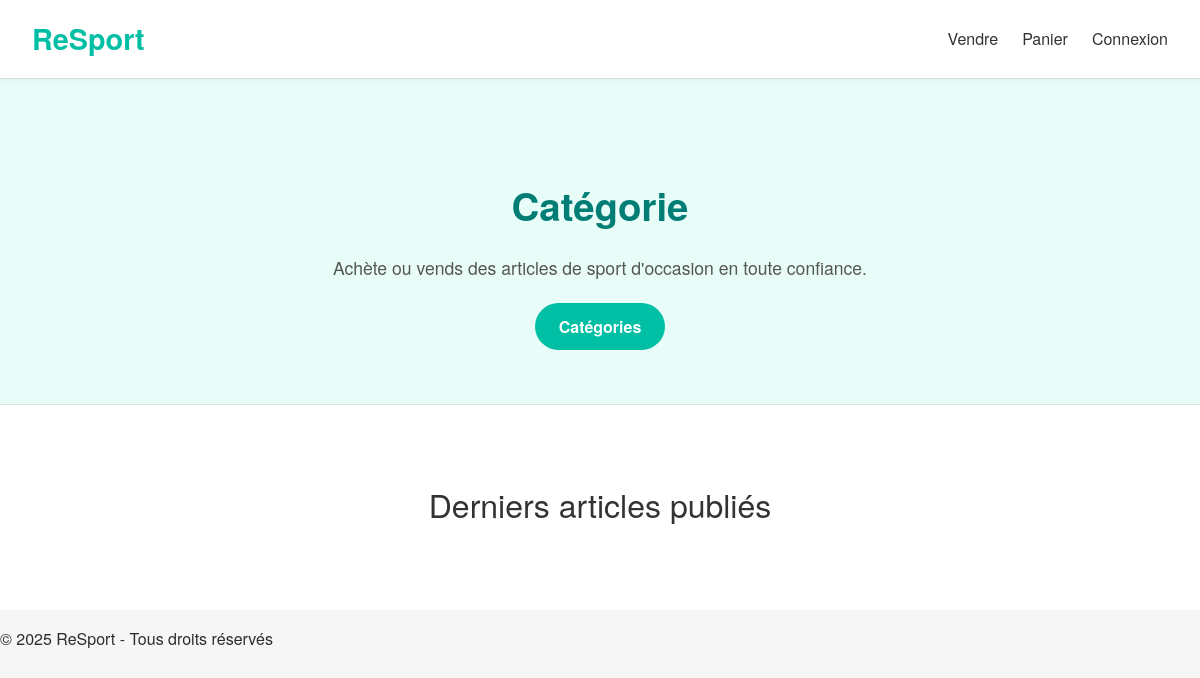
Before: / with the older database file.
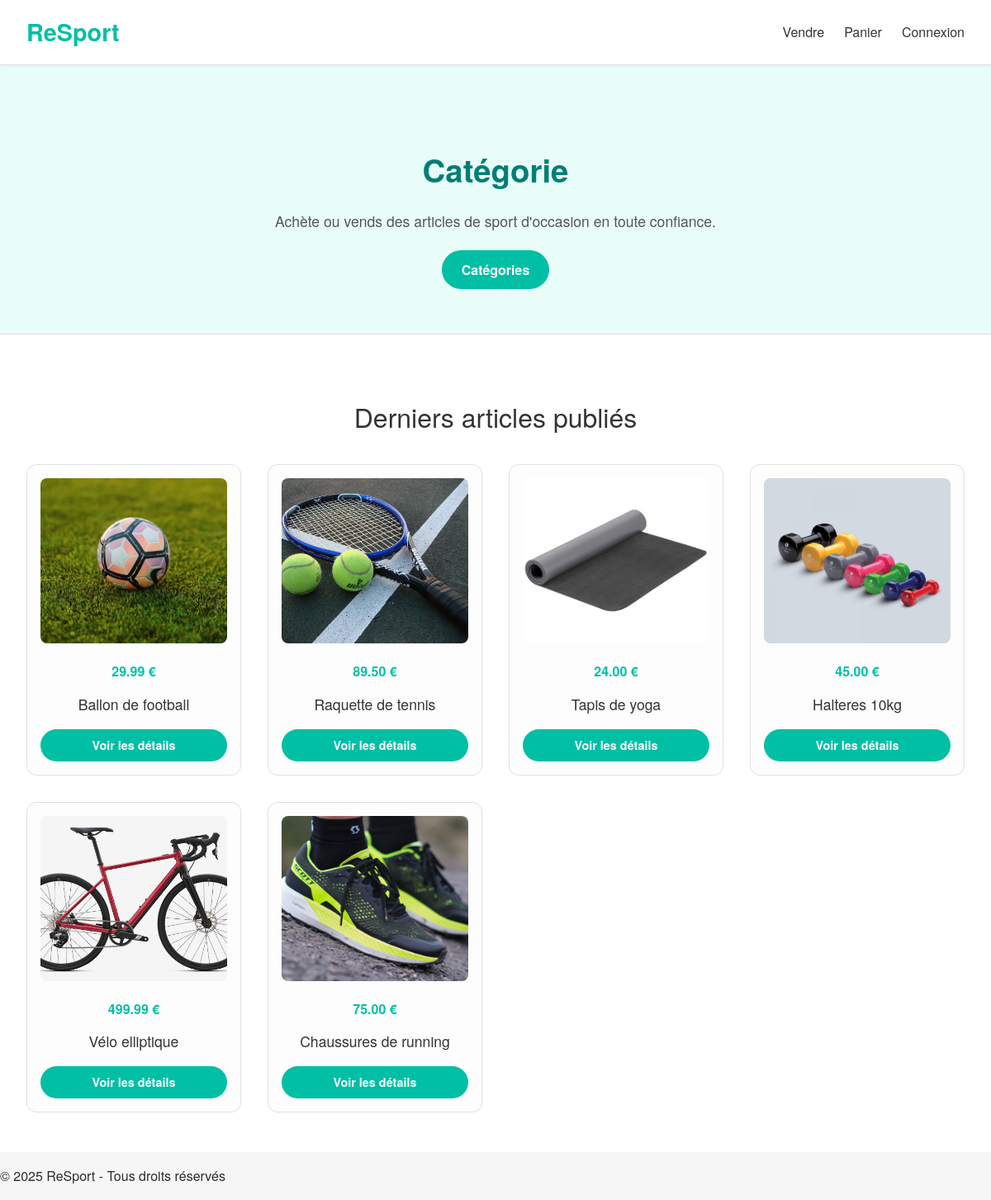
After: the same page with the newer database file.
### tables this page shows
CREATE TABLE Article (
    id INT AUTO_INCREMENT PRIMARY KEY,
    name VARCHAR(100) NOT NULL,
    description TEXT,
    price DECIMAL(10, 2) NOT NULL,
    publish_date DATETIME DEFAULT CURRENT_TIMESTAMP,
    author_id INT,
    image_link VARCHAR(255),
    FOREIGN KEY (author_id) REFERENCES User(id) ON DELETE SET NULL
);

### includes/articleDB.php (called while the page is built, shortened)
<?php
    function GetArticles() {
        $mysqlClient = getPDOConnection();
        $stmtWithAuthors = $mysqlClient->prepare(
        'SELECT a.*, u.username AS author_name
         FROM Article a
         JOIN user u ON a.author_id = u.id
         ORDER BY a.publish_date DESC'
        );
        $stmtWithAuthors->execute();
        $articlesWithAuthors = $stmtWithAuthors->fetchAll(PDO::FETCH_ASSOC);
        return $articlesWithAuthors;
    }
?>

### index.php (the view, shortened to what this page needs)
<?php
    require_once './includes/articleDB.php';
?>
<!DOCTYPE html>
<html lang="fr">
<head>
    <link rel="stylesheet" href="css/accueil.css">
    <link rel="stylesheet" href="css/header.css">
</head>
<body>
    <?php include 'templates/headerIndex.php'; ?>
    <section class="hero">
        <h2>Catégorie</h2>
        <p>Achète ou vends des articles de sport d'occasion en toute confiance.</p>
        <a href="#" class="cta-button">Catégories</a>
    </section>
    <section class="featured-products">
        <h2>Derniers articles publiés</h2>
        <div class="products-grid">
            <?php
                $articles = GetArticles();
                foreach ($articles as $article) {
                    echo '<div class="product-card">';
                    echo '<img src="images/' . $article['image_link'] . '" alt="' . $article['name'] . '">';
                    echo '<p>' . $article['price'] . ' €</p>';
                    echo '<h3>' . $article['name'] . '</h3>';
                    echo '<a href="./pages/detailsPage.php?id=' . $article['id'] . '" class="cta-button">Voir les détails</a>';
                    echo '</div>';
                }
            ?>
        </div>
    </section>
    <?php include 'templates/footer.php'; ?>
</body>
</html>

### templates/headerIndex.php (shortened to what this page needs)
<?php
    $userId = null;
    $userRole = null;
?>
<header>
    <div class="logo">
        <h1>ReSport</h1>
    </div>
    <nav>
        <ul>
           <li><a href="./pages/sellPage.php">Vendre</a></li>
            <li><a href="./pages/cartPage.php">Panier</a></li>
            <?php if (isset($_SESSION['name']) && $_SESSION['name'] != '') { ?>
            <li><a href="./pages/accountPage.php?id=<?= $userId ?>">Mon compte</a></li>
                <?php if ($userRole === 'admin') { ?>
                    <li><a href="./pages/adminPage.php" class="admin-button">Admin</a></li>
                <?php } ?>
                <li>
                    <form action="./index.php" method="get" style="display:inline;">
                        <button type="submit" name="logout" value="1" class="cta-button" style="padding: 0.5rem 1rem; font-size: 1rem;">Déconnexion</button>
                    </form>
                </li>
            <?php } else { ?>
                <li><a href="./pages/registerPage.php">Connexion</a></li>
            <?php } ?>
        </ul>
    </nav>
</header>

### templates/footer.php
<footer>
    <p>&copy; 2025 ReSport - Tous droits réservés</p>
</footer>

### css/accueil.css (style rules this page uses)
body { font-family: 'Helvetica Neue', 'Segoe UI', sans-serif; margin: 0; padding: 0; background-color: #f6f6f6; color: #2d2d2d; line-height: 1.6; }
a { text-decoration: none; color: inherit; }
.hero { background-color: #e8fdf8; padding: 4rem 2rem; text-align: center; border-bottom: 1px solid #ddd; }
.hero h2 { font-size: 2.4rem; font-weight: 600; color: #007e76; margin-bottom: 1rem; }
.hero p { font-size: 1.1rem; color: #555; margin-bottom: 2rem; max-width: 600px; margin-left: auto; margin-right: auto; }
.hero .cta-button { background-color: #00bfa5; color: white; padding: 0.75rem 1.5rem; border: none; border-radius: 25px; font-weight: 600; font-size: 1rem; cursor: pointer; transition: background-color 0.3s ease; }
.featured-products { padding: 3rem 2rem; background-color: #ffffff; }
.featured-products h2 { text-align: center; font-size: 2rem; font-weight: 500; color: #333; margin-bottom: 2rem; }
.products-grid { display: grid; grid-template-columns: repeat(auto-fit, minmax(220px, 1fr)); gap: 2rem; max-width: 1200px; margin: 0 auto; }
.product-card { background-color: #fdfdfd; border: 1px solid #e0e0e0; border-radius: 12px; padding: 1rem; text-align: center; transition: box-shadow 0.3s ease; display: flex; flex-direction: column; justify-content: space-between; }
.product-card img { width: 100%; height: 200px; object-fit: cover; border-radius: 8px; margin-bottom: 1rem; }
.product-card h3 { font-size: 1.1rem; font-weight: 500; margin: 0.5rem 0; color: #333; }
.product-card p { color: #00bfa5; font-weight: 600; margin: 0.3rem 0; }
.product-card .cta-button { margin-top: 0.5rem; padding: 0.5rem 1rem; background-color: #00bfa5; color: white; border: none; border-radius: 20px; font-size: 0.9rem; font-weight: 600; transition: background-color 0.3s ease; }

### css/header.css (style rules this page uses)
header { position: sticky; top: 0; z-index: 1000; background-color: #ffffff; padding: 1rem 2rem; display: flex; justify-content: space-between; align-items: center; border-bottom: 1px solid #ddd; box-shadow: 0 2px 4px rgba(0, 0, 0, 0.04); }
header .logo h1 { color: #00bfa5; font-size: 1.8rem; font-weight: bold; margin: 0; }
header nav ul { list-style: none; display: flex; flex-wrap: wrap; gap: 1.5rem; margin: 0; padding: 0; }
header nav ul li { display: inline-block; }
header nav ul li a { text-decoration: none; color: #333; font-weight: 500; transition: color 0.3s ease; }
a { text-decoration: none; color: inherit; }

Changed rows visible on the page:
added article: image_link (picture), price "29.99", name "Ballon de football"
added article: image_link (picture), price "89.50", name "Raquette de tennis"
added article: image_link (picture), price "24.00", name "Tapis de yoga"
added article: image_link (picture), price "45.00", name "Halteres 10kg"
added article: image_link (picture), price "499.99", name "Vélo elliptique"
added article: image_link (picture), price "75.00", name "Chaussures de running"
